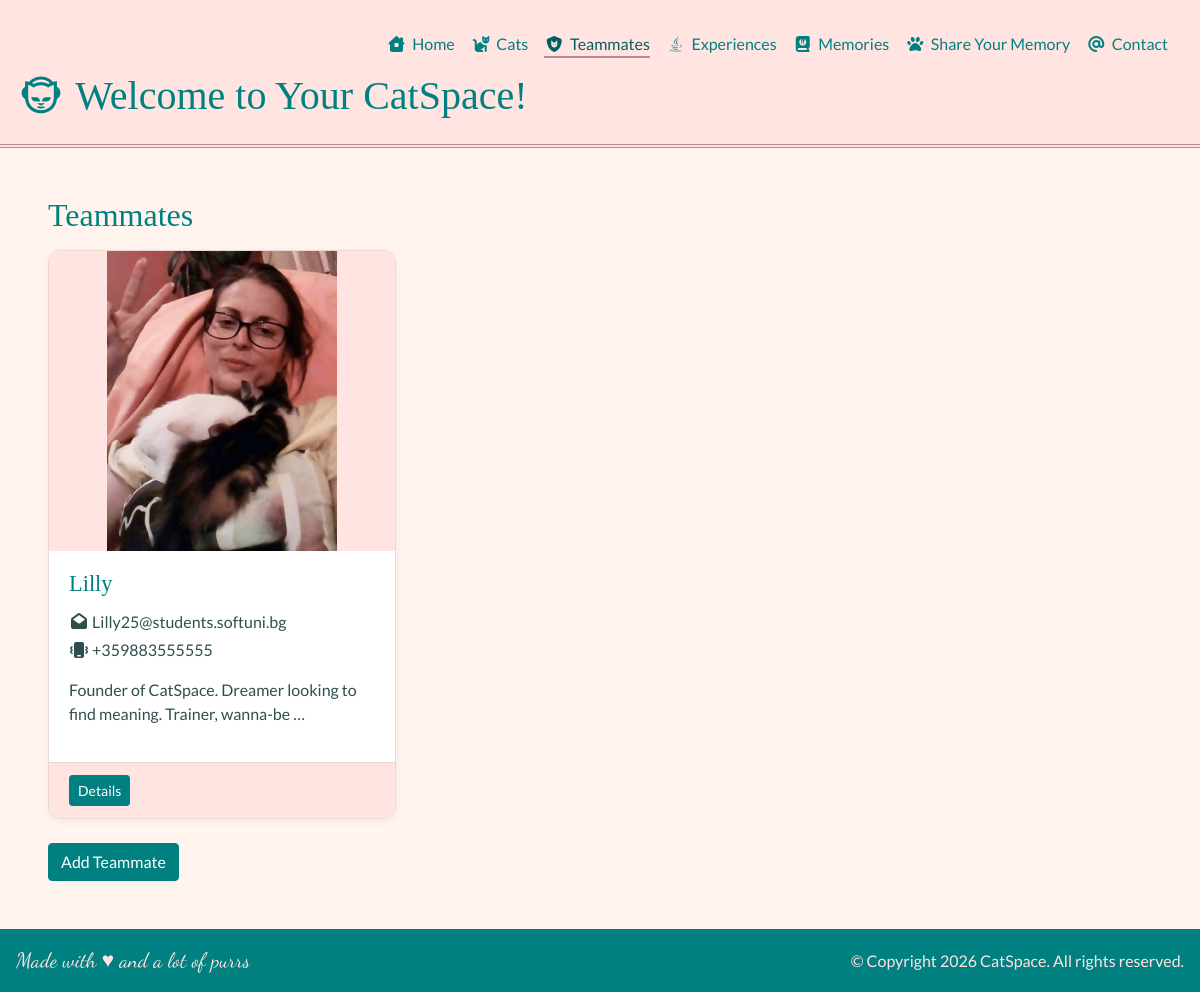
The page /teammates/ on the database its author committed.
### teammates/models.py (models this page shows)
class Teammate(TimeStampMixin):
    name = models.CharField(max_length=30)
    description = models.TextField(blank=True)
    email = models.EmailField(max_length=100, unique=True)
    phone = PhoneNumberField(region="BG", blank=True, null=True)
    image_url = models.URLField(blank=True, null=True)
    username = models.CharField(max_length=30, unique=True, validators=[RegexValidator(r"^\w+\Z")])
    def __str__(self) -> str:
        return self.name
    class Meta:
        ordering = ["created_at"]

### teammates/views.py (the view)
# urls.py: path("", views.TeammateList.as_view(), name="list"),
class TeammateList(ListView):
    model = Teammate

### templates/teammates/teammate_list.html
{% extends "base.html" %}
{% load static %}
{% block content %}
    <h2>Teammates</h2>
    <section class="row card-list">
        {% for teammate in teammate_list %}
            <article class="col-md-6 col-lg-4 mb-4">
                <div class="card h-100">
                    {% if teammate.image_url %}
                        <a href="{{ teammate.image_url }}" target="_blank">
                            <img src="{{ teammate.image_url }}" alt="{{ teammate }}" class="card-img-top">
                        </a>
                    {% else %}
                        <div class="card-img-placeholder"><i class="fa-solid fa-shield-cat"></i></div>
                    {% endif %}
                    <div class="card-body">
                        <h3 class="card-title">{{ teammate }}</h3>
                        <p class="mb-1"><i class="fa-solid fa-envelope-open"></i> {{ teammate.email }}</p>
                        {% if teammate.phone %}<p class="mb-1"><i class="fa-solid fa-mobile-vibrate"></i> {{ teammate.phone }}</p>{% endif %}
                        {% if teammate.description %}<p class="mt-3">{{ teammate.description|truncatewords:10 }}</p>{% endif %}
                    </div>
                    <div class="card-footer">
                        <a class="btn btn-primary btn-sm" href="{% url 'teammates:detail' teammate.pk %}">Details</a>
                    </div>
                </div>
            </article>
        {% empty %}
            <div class="my-3">
                <img src="{% static 'images/sami_mena.jpg' %}" alt="Sami Mena Cats" width="600px" height="auto">
            </div>
        {% endfor %}
    </section>
    <div><a class="btn btn-primary" href="{% url 'teammates:create' %}">Add Teammate</a></div>
{% endblock %}

### static/css/styles.css (style rules this page uses)
:root { --teal: teal; --teal-dark: #006060; --rose: mistyrose; --paper: seashell; --dusty-rose: #c08497; --ink: darkslategray; --card-border: #ead9d0; --danger: #b5525c; }
body { background-color: var(--paper); font-family: 'Lato', sans-serif; color: var(--ink); }
h1, h2, h3, h4, h5 { font-family: 'Playfair Display', serif; color: var(--teal); }
h2 { margin-bottom: 1rem; }
a { color: var(--teal); }
img { border-radius: 10px; max-width: 100%; }
.btn-primary { background-color: var(--teal); border-color: var(--teal); }
.card { background-color: white; border: 1px solid var(--card-border); border-radius: 12px; box-shadow: 0 2px 8px rgba(0, 0, 0, 0.06); overflow: hidden; transition: transform 0.2s ease, box-shadow 0.2s ease; }
.card-header, .card-footer { background-color: var(--rose); border-color: var(--card-border); }
.card-title { font-size: 1.4rem; }
.card-img-top { width: 100%; height: 300px; object-fit: contain; background-color: var(--rose); border-radius: 0; }

### rows shown on the page
Teammate: image_url (picture), name "Lilly", email "Lilly25@students.softuni.bg", phone "+359883555555", description "Founder of CatSpace. Dreamer looking to find meaning. Trainer, wanna-be …"
